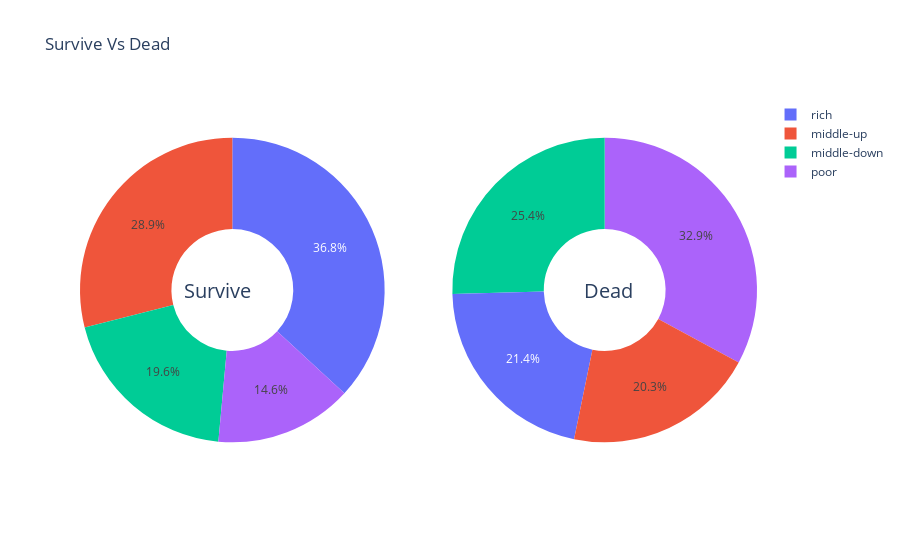

Write notebook code for a chart like this one.
### Code cell
labels = ['middle-down', 'middle-up','poor','rich']
fig = make_subplots(rows=1, cols=2, specs=[[{'type':'domain'}, {'type':'domain'}]])
fig.add_trace(go.Pie(labels=labels, values=[67, 99, 50, 126], name="Survive"),
              1, 1)
fig.add_trace(go.Pie(labels=labels, values=[150, 120, 194, 126], name="Dead"),
              1, 2)

# Useing hole to create a donut-like pie chart
fig.update_traces(hole=.4, hoverinfo="label+percent+name")

fig.update_layout(
    title_text="Survive Vs Dead",
    # Add annotations in the center of the donut pies.
    annotations=[dict(text='Survive', x=0.15, y=0.5, font_size=20, showarrow=False),
                 dict(text='Dead', x=0.82, y=0.5, font_size=20, showarrow=False)])
fig.show()

### Figure 1 — Plotly figure (JSON) as saved in the notebook; plotly's stock layout.template omitted (floating-point values rounded to 4 significant figures)
{"data": [{"domain": {"x": [0, 0.45], "y": [0, 1]}, "hole": 0.4, "hoverinfo": "label+percent+name", "labels": ["middle-down", "middle-up", "poor", "rich"], "name": "Survive", "type": "pie", "values": [67, 99, 50, 126]}, {"domain": {"x": [0.55, 1], "y": [0, 1]}, "hole": 0.4, "hoverinfo": "label+percent+name", "labels": ["middle-down", "middle-up", "poor", "rich"], "name": "Dead", "type": "pie", "values": [150, 120, 194, 126]}], "layout": {"annotations": [{"font": {"size": 20}, "showarrow": false, "text": "Survive", "x": 0.15, "y": 0.5}, {"font": {"size": 20}, "showarrow": false, "text": "Dead", "x": 0.82, "y": 0.5}], "title": {"text": "Survive Vs Dead"}}}
